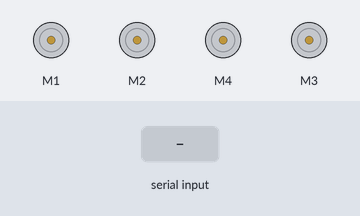
A sketch run on a simulated Arduino Uno, built with avr-gcc and run on an emulated ATmega328P. On the bench: 4 × DC motor (green arrow = forward, orange = backward, longer = faster). The test bench sets the inputs (shaded band).

Above: at 1.3 s.
1.4 s: "2\n" received over Serial
At 2.6 s:
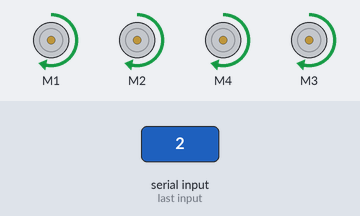
2.9 s: "7\n" received over Serial
At 3.9 s:
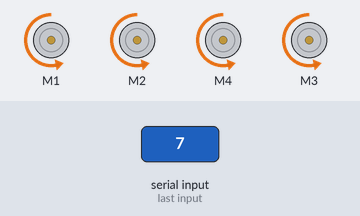
4.4 s: "5\n" received over Serial
At 5.0 s:
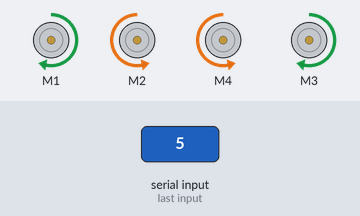
5.9 s: "4\n" received over Serial
At 6.2 s:
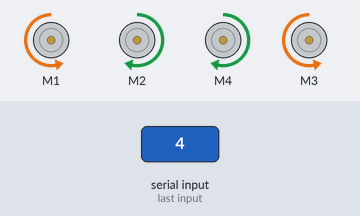
7.4 s: "9\n" received over Serial
At 8.5 s:
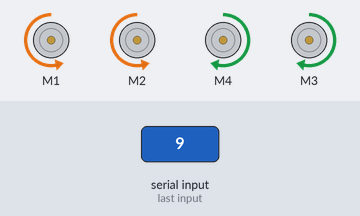
Timing chart, 0 to 9.9 s (numbered marks = the images above; inputs shaded):
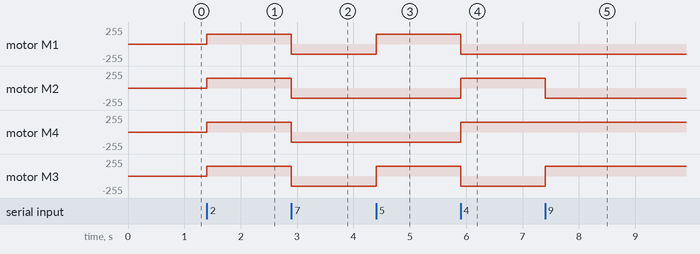

Measured:
- after the input at 1.4 s, motor M1, motor M2, motor M4, motor M3: stopped → forward 150/255 at once
- after the input at 2.9 s, motor M1, motor M2, motor M4, motor M3: forward 150/255 → backward 150/255 at once
- after the input at 4.4 s, motor M1, motor M3: backward 150/255 → forward 150/255 at once
- after the input at 5.9 s, motor M1, motor M3: forward 150/255 → backward 150/255 at once; motor M2, motor M4: backward 150/255 → forward 150/255 at once
- after the input at 7.4 s, motor M2: forward 150/255 → backward 150/255 at once; motor M3: backward 150/255 → forward 150/255 at once

The sketch:

mecanum_firmware.ino
```cpp
#include <AFMotor.h>

// Motor Definitions mapped to L293D Ports
AF_DCMotor motorFL(1); // Front Left
AF_DCMotor motorRL(2); // Rear Left
AF_DCMotor motorRR(3); // Rear Right
AF_DCMotor motorFR(4); // Front Right

int wheelSpeed = 150; // Default Speed (0-255)
int command = 0;

void setup() {
  Serial.begin(115200);
  delay(100);
  stopMoving();
}

void loop() {
  if (Serial.available() > 0) {
    String incomingString = Serial.readStringUntil('\n');
    int val = incomingString.toInt();

    if (val >= 20) {
      wheelSpeed = val;
    } else {
      command = val;
      processCommand(command);
    }
  }
}

void processCommand(int cmd) {
  setAllSpeed(wheelSpeed);

  switch (cmd) {
    case 2: moveForward(); break;
    case 7: moveBackward(); break;
    case 5: moveSidewaysRight(); break;
    case 4: moveSidewaysLeft(); break;
    case 9: rotateLeft(); break;
    case 10: rotateRight(); break;
    case 3: moveDiagonalFrontRight(); break;
    case 1: moveDiagonalFrontLeft(); break;
    case 8: moveDiagonalBackRight(); break;
    case 6: moveDiagonalBackLeft(); break;
    case 0: stopMoving(); break;
    default: stopMoving(); break;
  }
}

void setAllSpeed(int speed) {
  motorFL.setSpeed(speed);
  motorRL.setSpeed(speed);
  motorRR.setSpeed(speed);
  motorFR.setSpeed(speed);
}

void moveForward() {
  motorFL.run(FORWARD);
  motorRL.run(FORWARD);
  motorRR.run(FORWARD);
  motorFR.run(FORWARD);
}

void moveBackward() {
  motorFL.run(BACKWARD);
  motorRL.run(BACKWARD);
  motorRR.run(BACKWARD);
  motorFR.run(BACKWARD);
}

void moveSidewaysRight() {
  motorFL.run(FORWARD);
  motorRL.run(BACKWARD);
  motorFR.run(BACKWARD);
  motorRR.run(FORWARD);
}

void moveSidewaysLeft() {
  motorFL.run(BACKWARD);
  motorRL.run(FORWARD);
  motorFR.run(FORWARD);
  motorRR.run(BACKWARD);
}

void rotateRight() {
  motorFL.run(FORWARD);
  motorRL.run(FORWARD);
  motorFR.run(BACKWARD);
  motorRR.run(BACKWARD);
}

void rotateLeft() {
  motorFL.run(BACKWARD);
  motorRL.run(BACKWARD);
  motorFR.run(FORWARD);
  motorRR.run(FORWARD);
}

void moveDiagonalFrontRight() {
  motorFL.run(FORWARD);
  motorRL.run(RELEASE);
  motorFR.run(RELEASE);
  motorRR.run(FORWARD);
}

void moveDiagonalFrontLeft() {
  motorFL.run(RELEASE);
  motorRL.run(FORWARD);
  motorFR.run(FORWARD);
  motorRR.run(RELEASE);
}

void moveDiagonalBackRight() {
  motorFL.run(RELEASE);
  motorRL.run(BACKWARD);
  motorFR.run(BACKWARD);
  motorRR.run(RELEASE);
}

void moveDiagonalBackLeft() {
  motorFL.run(BACKWARD);
  motorRL.run(RELEASE);
  motorFR.run(RELEASE);
  motorRR.run(BACKWARD);
}

void stopMoving() {
  motorFL.run(RELEASE);
  motorRL.run(RELEASE);
  motorFR.run(RELEASE);
  motorRR.run(RELEASE);
}
```
